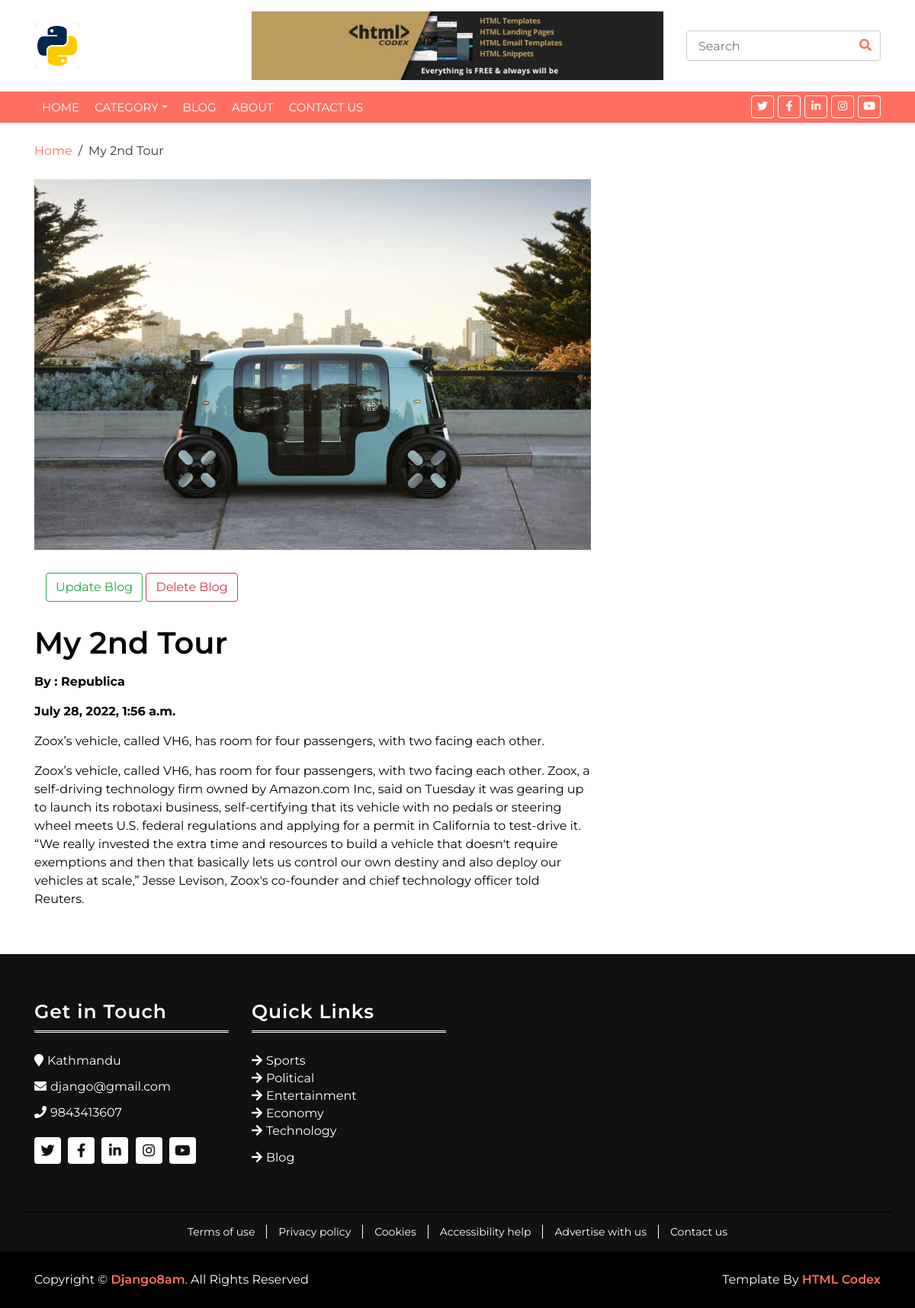
/blog/my-2nd-tour, run on the app's committed database.
### news/models.py (models this page shows, shortened)
class Setting(models.Model):
    name = models.CharField(max_length=255)
    email = models.EmailField(max_length=255)
    phone = models.CharField(max_length=100, null=True, blank=True)
    address = models.CharField(max_length=100, null=True, blank=True)
    logo = models.ImageField(upload_to="images/", null=True, blank=True)
    favicon = models.ImageField(upload_to="images/", null=True, blank=True)
    facebook = models.CharField(max_length=100, null=True, blank=True)
    twitter = models.CharField(max_length=100, null=True, blank=True)
    instagram = models.CharField(max_length=100, null=True, blank=True)
    linkedin = models.CharField(max_length=100, null=True, blank=True)
    youtube = models.CharField(max_length=100, null=True, blank=True)
    google = models.CharField(max_length=100, null=True, blank=True)
    class Meta:
        verbose_name_plural = 'Settings'

class Blog(models.Model):
    date = models.DateTimeField(auto_now_add=True)
    title = models.CharField(max_length=255)
    author = models.CharField(max_length=100, null=True, blank=True)
    slug = models.SlugField(max_length=255, unique=True)
    image = models.ImageField(upload_to='images/', null=True, blank=True)
    intro = RichTextField(null=True, blank=True)
    content = RichTextField(null=True, blank=True)
    class Meta:
        verbose_name_plural = 'Blog'

class Category(models.Model):
    category_name = models.CharField(max_length=100, unique=True)
    class Meta:
        verbose_name_plural = 'Categories'

### news/views.py (the view)
# urls.py: path('blog/<slug>', blog_details, name='blog_details'),
def blog_details(request, slug):
    data = {
        'blogsData': Blog.objects.get(slug=slug),
        'title': "Blog",
    }
    return render(request, 'pages/blogs/blog_details.html', data)

### news/general.py (called while the page is built)
def data_pass(request):
    data = {
        'title':"News Portal",
        'settingData':Setting.objects.first(),
        'menuCategory':Category.objects.all(),
    }
    return data

### news/templates/pages/blogs/blog_details.html
{% extends 'master/master.html' %}
{% block content %}
        <div class="breadcrumb-wrap">
            <div class="container">
                <ul class="breadcrumb">
                    <li class="breadcrumb-item"><a href="{% url 'index' %}">Home</a></li>
                    <li class="breadcrumb-item active">{{blogsData.title}}</li>
                </ul>
            </div>
        </div>
        <div>
        <div class="single-news">
            <div class="container">
                <div class="row">
                    <div class="col-lg-8">
                        <div class="sn-container">
                            {% if blogsData.image %}
                            <div class="sn-img">
                                <img src="{{blogsData.image.url}}" width="100%" alt="{{blogsData.title}}"/>
                            </div>
                            {% endif %}
                            <div class="btn-default">
                                <div class="container">
                                    <a href="{%url 'blog_update' blogsData.slug %}" class="btn btn-outline-success" style="margin-top:30px">Update Blog
                                    </a>
                                    <a href="{%url 'blog_delete' blogsData.slug %}" onclick="return confirm('Are You Sure?')" class="btn btn-outline-danger" style="margin-top:30px">Delete Blog
                                    </a>
                                </div>
                            </div>
                            <div class="sn-content">
                                <h1 class="sn-title">{{blogsData.title}}</h1>
                                <p><b>By : {{blogsData.author}}</b></p>
                                <p><b>{{blogsData.date}}</b></p>
                                <p>
                                    {{blogsData.intro |safe}}
                                </p>
                                <p>
                                    {{blogsData.content |safe}}
                                </p>
                            </div>
                        </div>
                    </div>
                </div>
            </div>
        </div>
{% endblock %}

### news/templates/layouts/top-header.html
{% load static %}
<div class="brand">
    <div class="container">
        <div class="row align-items-center">
            <div class="col-lg-3 col-md-4">
                <div class="b-logo">
                    {% if settingData.logo %}
                    <a href="{% url 'index' %}">
                        <img src="{{settingData.logo.url}}" alt="Logo">
                    </a>
                    {% endif %}
                </div>
            </div>
            <div class="col-lg-6 col-md-4">
                <div class="b-ads">
                    <a href="https://htmlcodex.com" target="_blank">
                        <img src="/news/uploads/images/ads.jpg" alt="Ads">
                    </a>
                </div>
            </div>
            <div class="col-lg-3 col-md-4">
                <form action="{% url 'index' %}" method="get">
                <div class="b-search">
                    <input type="text" name="search" placeholder="Search">
                    <button><i class="fa fa-search"></i></button>
                </div>
            </form>
            </div>
        </div>
    </div>
</div>

### news/templates/layouts/footer.html (shortened to what this page needs)
{% load static %}
        <div class="footer">
            <div class="container">
                <div class="row">
                    <div class="col-lg-3 col-md-6">
                        <div class="footer-widget">
                            <h3 class="title">Get in Touch</h3>
                            <div class="contact-info">
                                <p><i class="fa fa-map-marker"></i>{{settingData.address}}</p>
                                <p><i class="fa fa-envelope"></i>{{settingData.email}}</p>
                                <p><i class="fa fa-phone"></i>{{settingData.phone}}</p>
                                <div class="social">
                                    <a href=""><i class="fab fa-twitter"></i></a>
                                    <a href=""><i class="fab fa-facebook-f"></i></a>
                                    <a href=""><i class="fab fa-linkedin-in"></i></a>
                                    <a href=""><i class="fab fa-instagram"></i></a>
                                    <a href=""><i class="fab fa-youtube"></i></a>
                                </div>
                            </div>
                        </div>
                    </div>
                    <div class="col-lg-3 col-md-6">
                        <div class="footer-widget">
                            <h3 class="title">Quick Links</h3>
                            <ul>
                                <li>
                                    {% for category in menuCategory %}
                                    <a href="{% url 'category' category.category_name %}">{{category.category_name}}</a>
                                    {% endfor %}
                                </li>
                                <li><a href="{% url 'blog' %}">Blog</a></li>
                            </ul>
                        </div>
                    </div>
                </div>
            </div>
        </div>
        <div class="footer-menu">
            <div class="container">
                <div class="f-menu">
                    <a href="">Terms of use</a>
                    <a href="">Privacy policy</a>
                    <a href="">Cookies</a>
                    <a href="">Accessibility help</a>
                    <a href="">Advertise with us</a>
                    <a href="{% url 'contact' %}">Contact us</a>
                </div>
            </div>
        </div>
        <div class="footer-bottom">
            <div class="container">
                <div class="row">
                    <div class="col-md-6 copyright">
                        <p>Copyright &copy; <a href="">{{settingData.name}}</a>. All Rights Reserved</p>
                    </div>
                    <div class="col-md-6 template-by">
                        <p>Template By <a href="{% url 'index' %}">HTML Codex</a></p>
                    </div>
                </div>
            </div>
        </div>

### news/static/css/style.css (style rules this page uses)
body { color: #000000; font-family: 'Montserrat', sans-serif; font-weight: 400; background: #ffffff; }
a { color: #FF6F61; transition: 0.5s; }
p { padding: 0; margin: 0 0 15px 0; color: #000000; }
h1, h2, h3, h4, h5, h6 { margin: 0 0 15px 0; padding: 0; color: #000000; font-weight: 600; }
.brand { margin: 15px 0; background: #ffffff; }
.brand .b-logo { text-align: left; overflow: hidden; }
.brand .b-logo a img { max-width: 100%; max-height: 60px; }
.brand .b-ads { overflow: hidden; }
.brand .b-ads a img { max-width: 100%; max-height: 100%; }
.brand .b-search { width: 100%; }
.brand .b-search input[type=text] { width: 100%; height: 40px; padding: 0 15px; color: #666666; border: 1px solid #cccccc; border-radius: 4px; }
.brand .b-search button { position: absolute; width: 40px; height: 40px; top: 0; right: 15px; border: none; background: none; color: #FF6F61; border-radius: 0 4px 4px 0; }
@media (min-width: 768px) { .brand { max-height: 90px; } }
.breadcrumb-wrap { position: relative; width: 100%; background: #ffffff; }
.breadcrumb-wrap .breadcrumb { margin: 25px 0 0 0; padding: 0; background: none; }
.breadcrumb-wrap .breadcrumb .breadcrumb-item + .breadcrumb-item::before { color: #353535; }
.breadcrumb-wrap .breadcrumb .breadcrumb-item.active { color: #353535; }
.single-news { position: relative; width: 100%; padding: 25px 0 0 0; margin-bottom: 15px; }
.single-news .sn-img { position: relative; overflow: hidden; }
.single-news .sn-img img { width: 100%; }
.single-news .sn-content { position: relative; width: 100%; padding: 30px 0; }
.single-news .sn-content h1.sn-title { display: block; width: 100%; color: #000000; }
.footer { position: relative; padding: 60px 0 0 0; background: #111111; }
.footer .footer-widget { position: relative; width: 100%; margin-bottom: 60px; }
.footer .footer-widget .title { color: #ffffff; font-size: 25px; letter-spacing: 1px; padding-bottom: 10px; margin-bottom: 25px; border-bottom: 3px double #ffffff; }
.footer .footer-widget p { color: #ffffff; }
.footer .footer-widget ul { margin: 0; padding: 0; list-style: none; }
.footer .footer-widget ul li { margin-bottom: 12px; }
.footer .footer-widget ul li:last-child { margin-bottom: 0; }
.footer .footer-widget ul li a { color: #ffffff; white-space: nowrap; display: block; line-height: 23px; }
.footer .footer-widget ul li a::before { content: '\f061'; font-family: 'Font Awesome 5 Free'; font-weight: 900; padding-right: 5px; }
.footer .contact-info p { margin-bottom: 10px; color: #ffffff; font-size: 16px; }
.footer .contact-info p i { color: #ffffff; margin-right: 5px; }
.footer .social { position: relative; width: 100%; }
.footer .social a { display: inline-block; margin: 10px 5px 0 0; width: 35px; height: 35px; padding: 5px 0; text-align: center; font-size: 18px; background: #ffffff; border-radius: 4px; }
.footer .social a i { color: #111111; }
.footer-menu { position: relative; background: #111111; }
.footer-menu .container { padding: 15px 0; border-top: 1px solid #000000; }
.footer-menu .f-menu { font-size: 0; text-align: center; }
.footer-menu .f-menu a { color: #ffffff; font-size: 14px; margin-right: 15px; padding-right: 15px; border-right: 1px solid #ffffff; }
.footer-menu .f-menu a:last-child { margin-right: 0; padding-right: 0; border-right: none; }
.footer-bottom { position: relative; padding: 25px 0; background: #000000; }
.footer-bottom .copyright { text-align: left; }
.footer-bottom .template-by { text-align: right; }
.footer-bottom .copyright p, .footer-bottom .template-by p { color: #ffffff; font-weight: 400; margin: 0; }
.footer-bottom .copyright p a, .footer-bottom .template-by p a { font-weight: 600; }

### data on the page
Setting: logo (picture), address "Kathmandu", email "django@gmail.com", phone "9843413607", name "Django8am"
Blog: title "My 2nd Tour", image (picture), author "Republica", date "July 28, 2022, 1:56 a.m.", intro "Zoox’s vehicle, called VH6, has room for four passengers, with two facing each other.", content "Zoox’s vehicle, called VH6, has room for four passengers, with two facing each other. Zoox, a self-driving technology firm owned by Amazon.com Inc, said on Tuesday it was gearing up to launch its robotaxi business, self-certifying that its vehicle with no pedals or steering wheel meets U.S. federal regulations and applying for a permit in California to test-drive it. “We really invested the extra time and resources to build a vehicle that doesn't require exemptions and then that basically lets us control our own destiny and also deploy our vehicles at scale,” Jesse Levison, Zoox's co-founder and chief technology officer told Reuters."
Category: category_name "Sports"
Category: category_name "Political"
Category: category_name "Entertainment"
Category: category_name "Economy"
Category: category_name "Technology"
